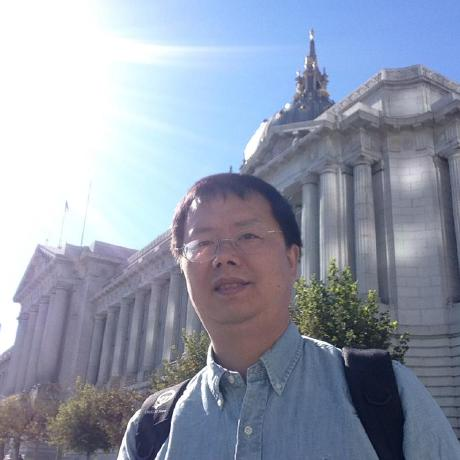
#> input picture python/image/summerfang.jpg, 460 x 460 px
$ python edge.py summerfang.jpg
#> lines starting #> are read from the running program, lines starting #| are printed output that depends on the picture
import cv2
import sys

image = cv2.imread(sys.argv[1])
#> image is the input picture: shape (460, 460, 3); mean B, G, R 172.1, 154.1, 146
gray_image = cv2.cvtColor(image, cv2.COLOR_BGR2GRAY)
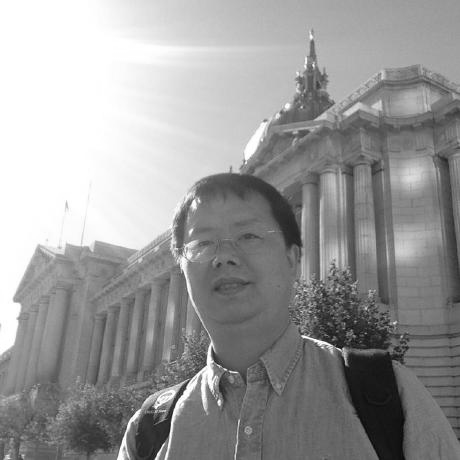
#> gray_image: shape (460, 460); min 7, max 255, mean 153.8
blur_image = cv2.GaussianBlur(gray_image, (7,7), 0)
cv2.imshow("Original Image", image)
canny = cv2.Canny(blur_image, 10, 30)
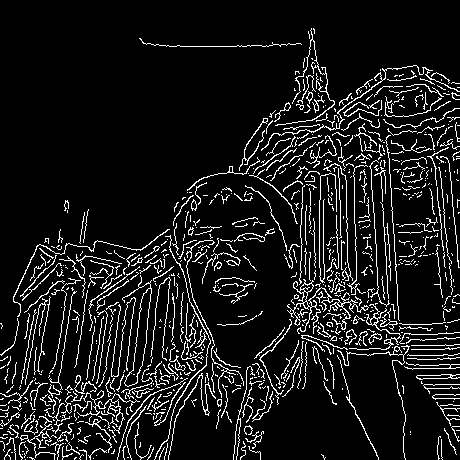
#> canny: shape (460, 460); 9.7% white in thin lines or dots
cv2.imshow("Canny with low thresholds", canny)
canny2 = cv2.Canny(blur_image, 50, 150)
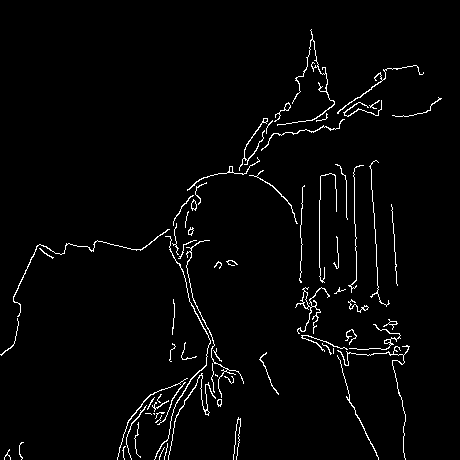
#> canny2: shape (460, 460); 2.5% white in thin lines or dots
cv2.imshow("Canny with high thresholds", canny2)
cv2.waitKey(0)
